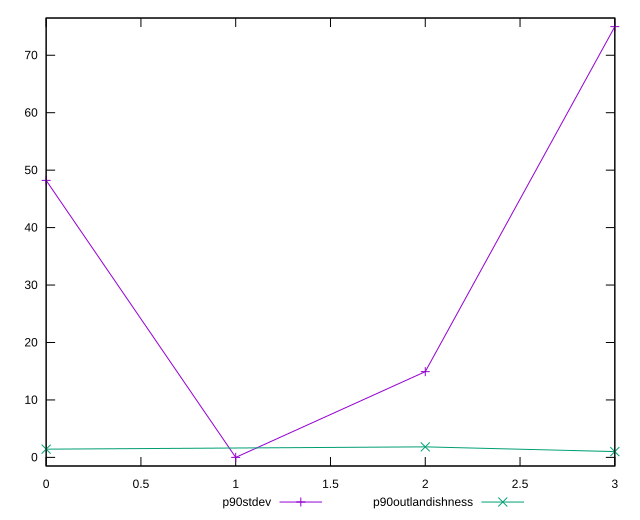

Source code (gnuplot):
reset

$p90Stdev <<EOF
0 48.216845520440806
1 0
2 14.923398657628477
3 74.98302207108976
EOF

$p90Outlandishness <<EOF
0 1.4312859504132236
2 1.8346024778986083
3 1.0074715311692044
EOF

set key outside below
set xrange [0:3]
set yrange [-1.4996604414217953:76.48268251251156]
set trange [-1.4996604414217953:76.48268251251156]
set terminal svg size 640, 520 enhanced background rgb 'white'
set output "reports/report_00030_2021-02-24T20-42-31.540Z/unused-css-rules/progression/stddev.svg"

plot $p90Stdev title "p90stdev" with linespoints, \
     $p90Outlandishness title "p90outlandishness" with linespoints

reset
